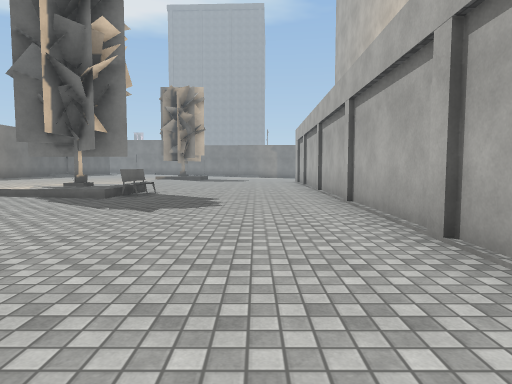
View 1 (above)

23 first-person views from a walk through a scene from a Unity 3-D project. The camera is 1.3 m above the floor, tilts 4° down and sees 75° across. The floor is counted in squares, 2 m on a side. Each view is taken from the middle of a square. On the plan, view 1 faces up. The plan holds only what a view shows up to about 10 squares ahead; the rest is blank. The place goes on beyond the plan. Some surface patterns are stand-ins.

View 2
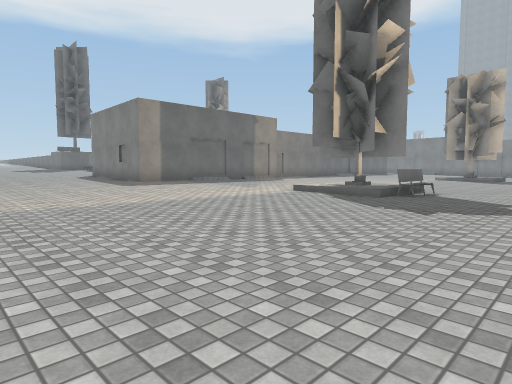

View 3
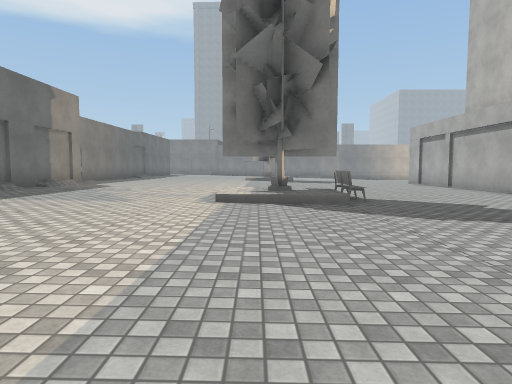

View 4
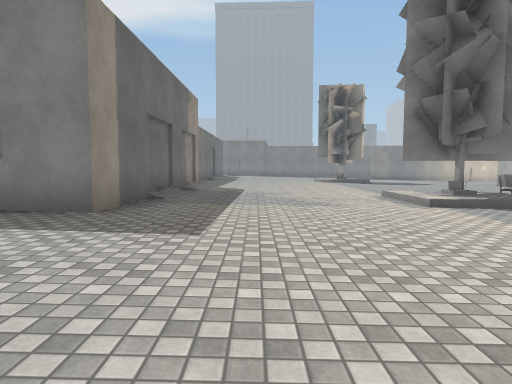

View 5
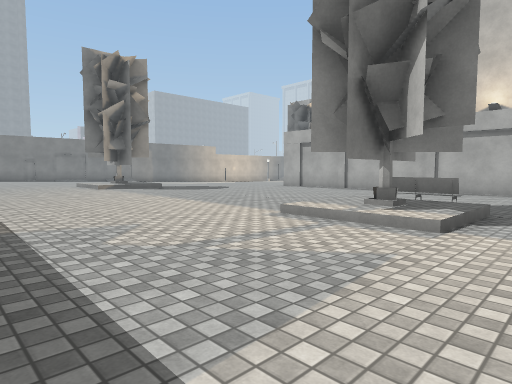

View 6
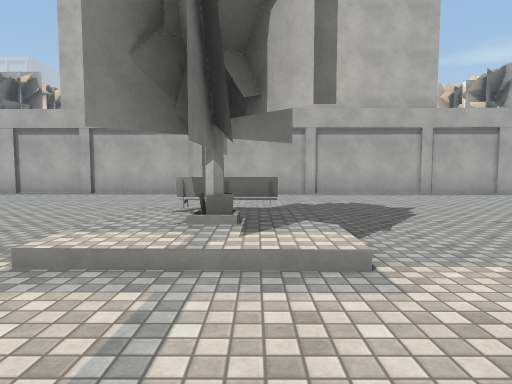

View 7
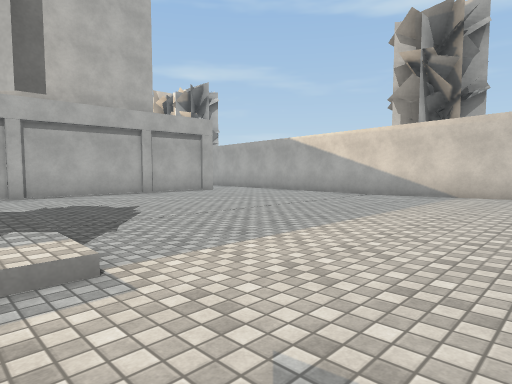

View 8
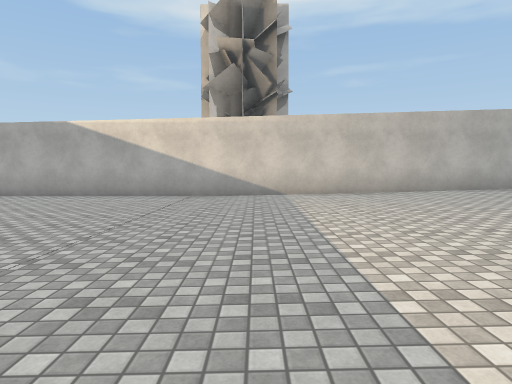

View 9
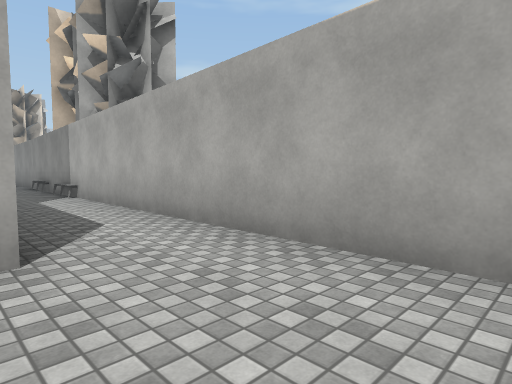

View 10
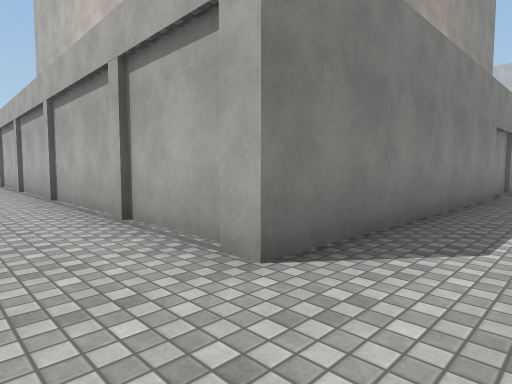

View 11
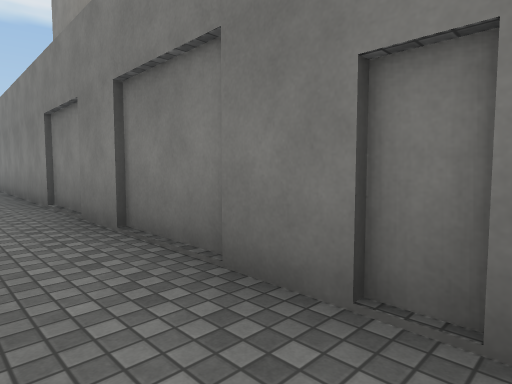

View 12
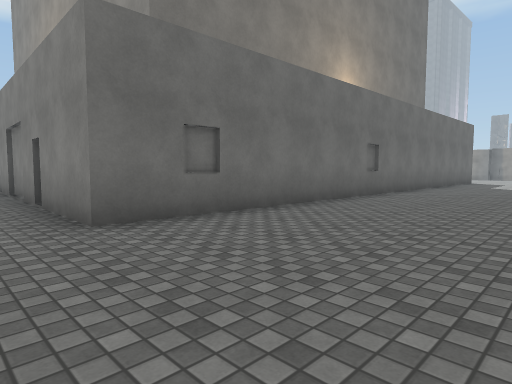

View 13
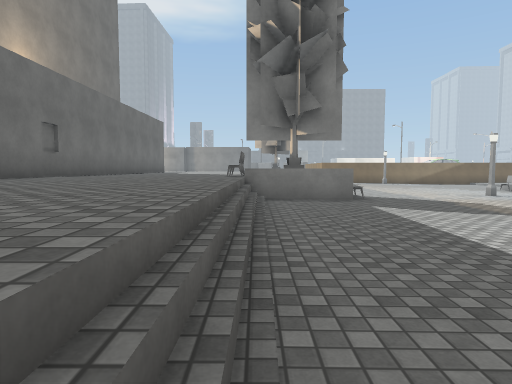

View 14
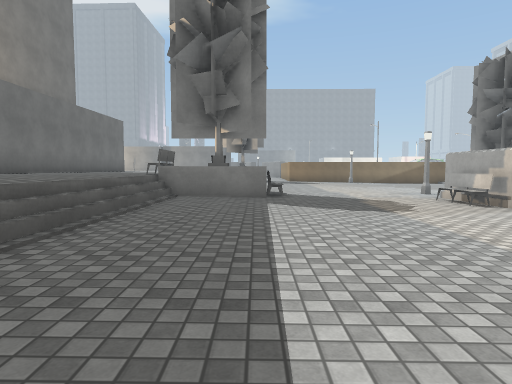

View 15
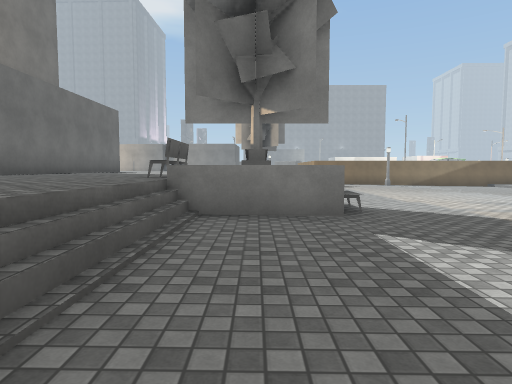

View 16
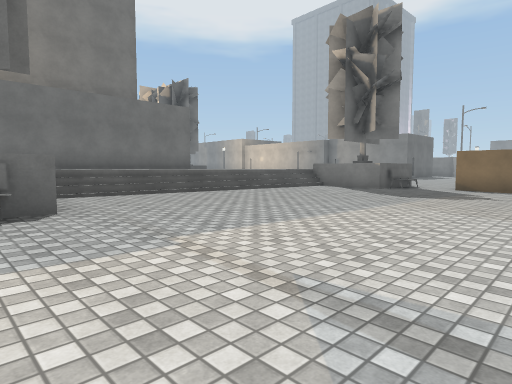

View 17
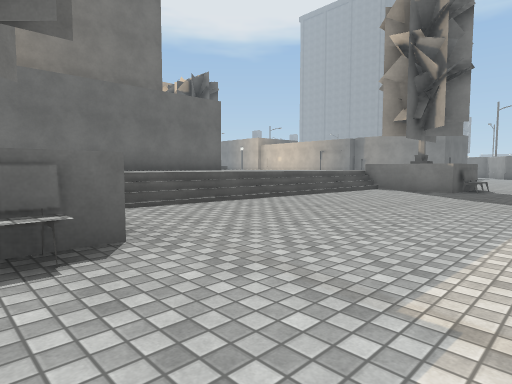

View 18
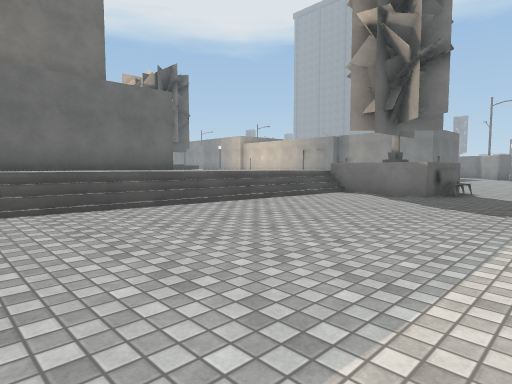

View 19
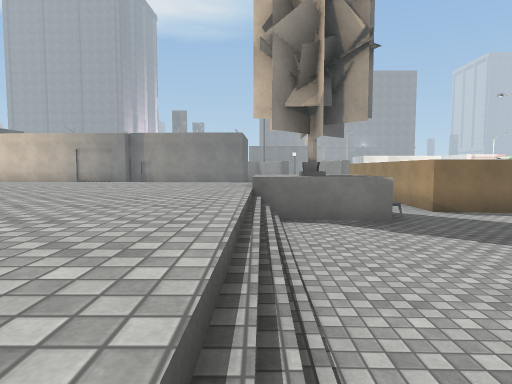

View 20
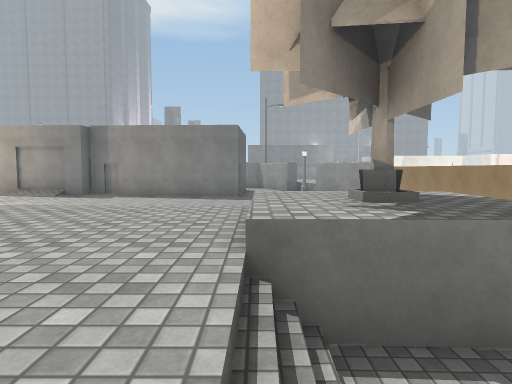

View 21
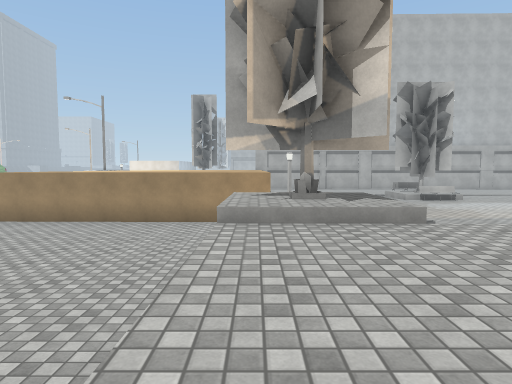

View 22
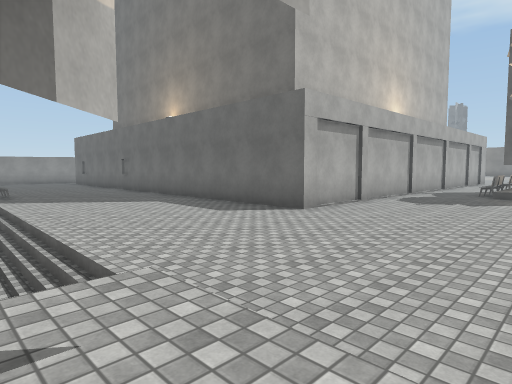

View 23
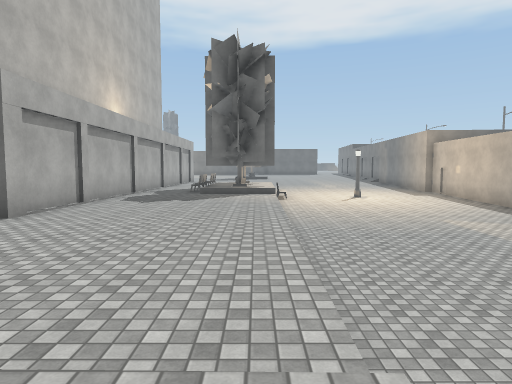

### Floor plan
Key: @ floor where view 1 was taken; # wall or solid block; . main floor; : floor 0.25 m higher than the main floor; + floor 0.5 m higher than the main floor; - floor 0.75 m lower than the main floor; _ floor 1 m lower than the main floor; < floor 1.25 m lower than the main floor; ( floor 1.5 m lower than the main floor; / step, stairs or slope; O other object.
Columns run from 12 left of view 1 to 29 right of it. Each row starts with its distance up from view 1.
 26                          --_______   <#
 25                          --_______  <<#
 24                          --____    <<<#
 23                          -_______<<<<<#
 22                          -_______<<<<<#
 21                          -_______<<<<<#
 20                          ........./:#<###
 19                        O/........./O#O<<(
 18                       OO/........./##<<<(
 17     ::                  ........../<<<<<<
 16    ::::       #          ........./<<<<<<
 15    ::::.     .#          #####..../<<<<<<
 14    ::::..  ...#              #..../<<<<<<
 13    ::::.......#              #..../<<<<<<
 12  O ::::.......#              #..../_<<<<<<
 11  #:::::.......#              #..../_<<<<<<
 10  #:::::.......#              #..../_<<<<<<
  9  #:::::++O....#              #.... //<<<<<
  8  #:::::OOO....#              #...O#O#O<<<<
  7  #::::.//.....#              #....:::<<<<#
  6 ##::::........#              #..../___<<O#
  5 +:::::........#              #..../___<<<#
  4 +:::::........#              #..../___<<<
  3  :::::........#              #..../___<<
  2  :::::........#              #..../___<<
  1   ::::........################..../____
  0   ::::......@...................../___
 -1  ###::..............O.O..... ...../ _
 -2    #####################

Where each view was taken, in squares from view 1:
view 1: 0 up, 0 right, facing up
view 2: 0 up, 0 right, facing up-left
view 3: 1 up, 5 left, facing up
view 4: 1 up, 9 left, facing up
view 5: 6 up, 10 left, facing up-right
view 6: 8 up, 8 left, facing right
view 7: 8 up, 8 left, facing down-right
view 8: 7 up, 5 left, facing down
view 9: 1 up, 1 left, facing down-right
view 10: 1 down, 0 right, facing up-right
view 11: 1 down, 15 right, facing up-left
view 12: 1 down, 21 right, facing up-left
view 13: 1 down, 22 right, facing up
view 14: 1 down, 24 right, facing up
view 15: 2 up, 23 right, facing up
view 16: 8 up, 29 right, facing up-left
view 17: 8 up, 27 right, facing up-left
view 18: 10 up, 27 right, facing up-left
view 19: 12 up, 22 right, facing up
view 20: 16 up, 22 right, facing up
view 21: 20 up, 18 right, facing right
view 22: 20 up, 23 right, facing down-left
view 23: 20 up, 23 right, facing left
